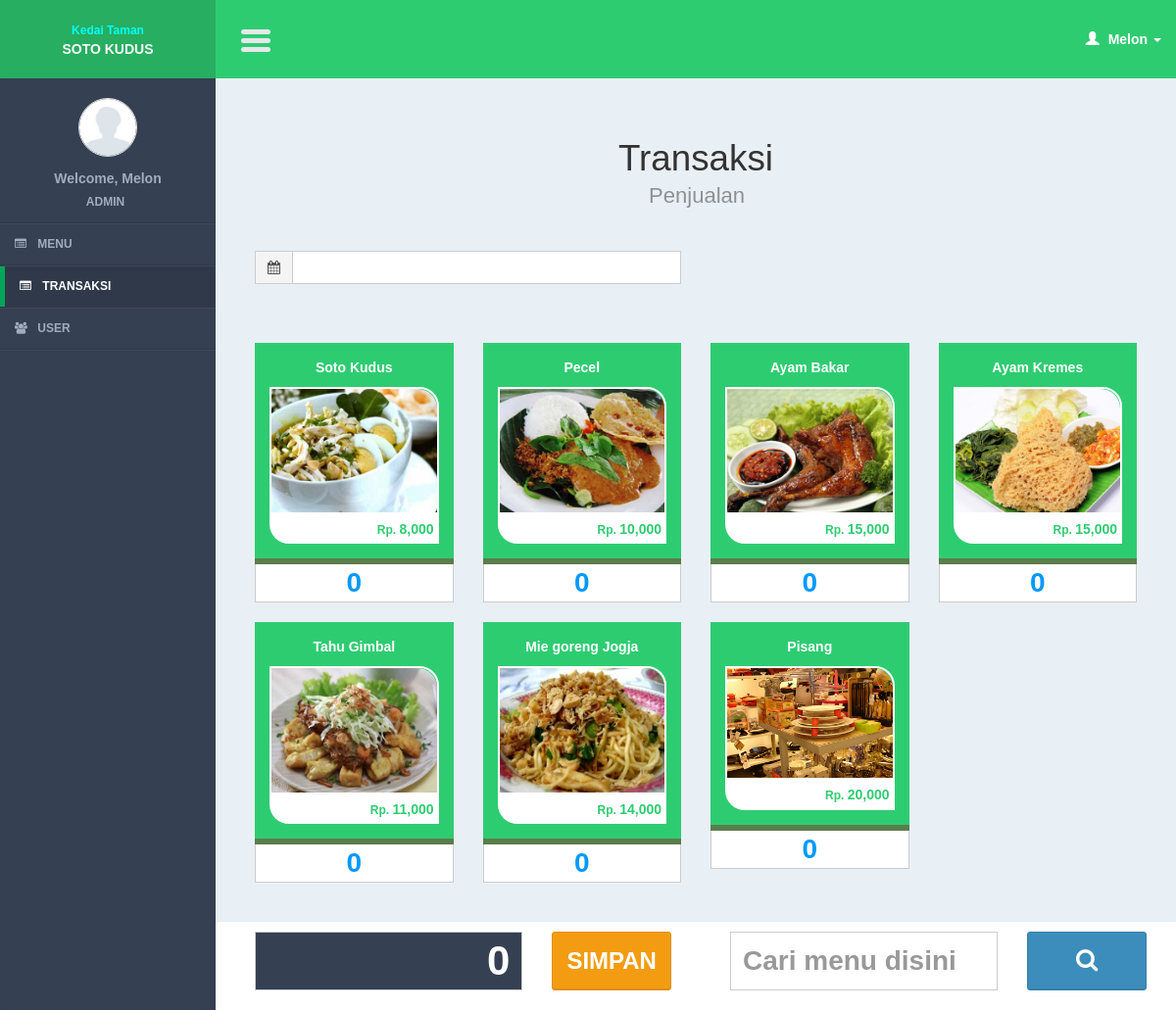
/controllers/transaction.php (signed in), run on the app's committed database.
### tables this page shows
CREATE TABLE IF NOT EXISTS `menus` (
`menu_id` int(11) NOT NULL,
  `menu_type_id` int(11) NOT NULL,
  `menu_name` varchar(100) NOT NULL,
  `menu_price` int(11) NOT NULL,
  `menu_img` text NOT NULL
);

### models/transaction_model.php (called while the page is built, shortened)
<?php
function select(){
	$query = mysql_query("select * from menus order by menu_id");
	return $query;
}
?>

### views/transaction/list.php (the view, shortened to what this page needs)
 <form action="<?= $action ?>" method="post" enctype="multipart/form-data" role="form">
                <section class="content">
<div class="container">
			<header>
				<h1>Transaksi<span>Penjualan</span></h1>
			</header>
			<section class="color-2">
            <div class="row">
            <div class="col-xs-6">
            <div class="form-group">
             <div class="input-group">
                                            <div class="input-group-addon">
                                                <i class="fa fa-calendar"></i>
                                            </div>
                                            <input type="text" required class="form-control pull-right" id="date_picker1" name="i_date" value="<?= $date ?>"/>
                                        </div>
            </div>
            </div>
            </div><br />
               <div class="row">
				<p>
                 <?php
                                            while($row = mysql_fetch_array($query)){
                                            ?>
                     <div class="col-xs-3">
					<button type="button" class="btn_click btn-new btn-2new" onClick="add_menu(<?= $row['menu_id']?>)"><div class="title_menu" id="title_menu_<?= $row['menu_id']?>"><?= $row['menu_name'] ?></div>
                    <div class="img_menu"><img src="../img/menu/<?= $row['menu_img'] ?>" id="i_click_<?= $row['menu_id'] ?>" /></div>
					<div class="price_menu">
					<span>Rp. </span><?= number_format($row['menu_price'], 0) ?>
                   </div>
                    </button>
                  	  <input required type="text" name="i_jumlah_<?= $row['menu_id'] ?>" id="i_jumlah_<?= $row['menu_id'] ?>" class="form-control text_menu" value="0" onchange="edit_menu(<?= $row['menu_id'] ?>)"/>
                      </div>
                    <?php
                                            }
                                            ?>
				</p>
				 </div>
			</section>
		</div>
  <div style="height:100px; width:100%;"></div>
                </section>
                 <section class="content_checkout">
                 <div class="row">
                   <div class="col-md-6">
                 <div class="col-xs-8">
                   <div class="form-group">
                   <input required type="text" readonly="readonly" name="i_total_harga_rupiah" id="i_total_harga_rupiah" class="form-control total_checkout" value="0"/>
                   </div>
                </div>
                 <div class="col-xs-4">
                   <div class="form-group">
                  <input class="btn btn-warning button_checkout" type="submit" value="SIMPAN"/>
                </div>
            </div>
                </div>
                 <div class="col-md-6">
                 <div class="col-xs-8">
                 <div class="form-group">
                   <input type="text" name="i_cari_checkout" id="i_cari_checkout" class="form-control cari_checkout" value="" placeholder="Cari menu disini"/>
                 </div>
                 </div>
                  <div class="col-xs-4">
                   <div class="form-group">
                   <a id="button_search_checkout" class="btn btn-primary button_checkout"><i class="fa  fa-search" style="font-size:1em; padding-top:10px;"></i></a>
                   </div>
                </div>
                  </div>
                </div>
              </section>
              </form>

### css/AdminLTE.css (style rules this page uses)
html { font-family: 'Source Sans Pro', sans-serif; -webkit-font-smoothing: antialiased; min-height: 100%; background: #E9F0F5; }
body { font-family: 'Source Sans Pro', sans-serif; -webkit-font-smoothing: antialiased; min-height: 100%; background: #E9F0F5; }
a { color: #3c8dbc; }
.content { padding: 30px 10px; }
h1, h2, h3, h4, h5, h6, .h1, .h2, .h3, .h4, .h5, .h6 { font-family: 'Source Sans Pro', sans-serif; }
img { max-width: 100%important; }
.form-control { -webkit-border-radius: 0px !important; -moz-border-radius: 0px !important; border-radius: 0px !important; box-shadow: none; }
.input-group .input-group-addon { border-radius: 0; background-color: #f4f4f4; }
.btn { font-weight: 500; -webkit-border-radius: 3px; -moz-border-radius: 3px; border-radius: 3px; border: 1px solid transparent; -webkit-box-shadow: inset 0px -2px 0px 0px rgba(0, 0, 0, 0.09); -moz-box-shadow: inset 0px -2px 0px 0px rgba(0, 0, 0, 0.09); box-shadow: inset 0px -1px 0px 0px rgba(0, 0, 0, 0.09); }
.btn.btn-primary { background-color: #3c8dbc; border-color: #367fa9; }
.btn.btn-warning { background-color: #f39c12; border-color: #e08e0b; }
.main, .container > header { margin: 0 auto; padding: 2em; }
.container > header { text-align: center; }
.container > header h1 { font-size: 2.625em; line-height: 1.3; margin: 0; font-weight: 300; }
.container > header span { display: block; font-size: 60%; opacity: 0.5; padding: 0 0 0.6em 0.1em; }
.img_menu { width:100%; border:2px solid #fff; border-top-right-radius:20px; position:relative; min-height:100%; }
.img_menu img { max-width: 100%; width: 100%; height: auto; border-top-right-radius:20px; }
.text_menu { text-align:center; width:100%; font-size:2em; font-weight:bold; height:40px; margin-top:5px; color:#09F; }
.title_menu { margin-bottom:10px; }
.price_menu { padding:5px; background:#fff; color:#2ECC71; border-bottom-left-radius:20px; text-align:right; }
.price_menu span { font-size:12px; }
.content_checkout { padding: 10px 10px; background:#fff; bottom:0; box-shadow: 1px 1px 2px rgba(0, 0, 0, 0.1); position:fixed; width:100%; padding-right:220px; }
.button_checkout { color:#fff !important; font-weight:bold; font-size:24px; width:100%; height:60px; }
.total_checkout[disabled], .total_checkout[readonly] { font-weight:bold; width:100%; height:60px; background:#354052; color:#fff; font-size:3em; text-align:right; }
.cari_checkout { font-weight:bold; width:100%; height:60px; font-size:2em; }

### css/button/component.css (style rules this page uses)
.btn_click { border: none; font-family: inherit; font-size: inherit; color: inherit; background: none; cursor: pointer; padding: 15px; display: inline-block; margin-top:20px; font-weight: 700; outline: none; position: relative; -webkit-transition: all 0.3s; -moz-transition: all 0.3s; transition: all 0.3s; width:100%; }
.btn-new { background: #2ECC71; color: #fff; box-shadow: 0 6px #5B7D4B; -webkit-transition: none; -moz-transition: none; transition: none; }

### data on the page
menus: menu_name "Soto Kudus", menu_img (picture), menu_price "8,000"
menus: menu_name "Pecel", menu_img (picture), menu_price "10,000"
menus: menu_name "Ayam Bakar", menu_img (picture), menu_price "15,000"
menus: menu_name "Ayam Kremes", menu_img (picture), menu_price "15,000"
menus: menu_name "Tahu Gimbal", menu_img (picture), menu_price "11,000"
menus: menu_name "Mie goreng Jogja", menu_img (picture), menu_price "14,000"
menus: menu_name "Pisang", menu_img (picture), menu_price "20,000"

### other printed values
$user_data[0] "Melon"
$user_data[1] "ADMIN"
